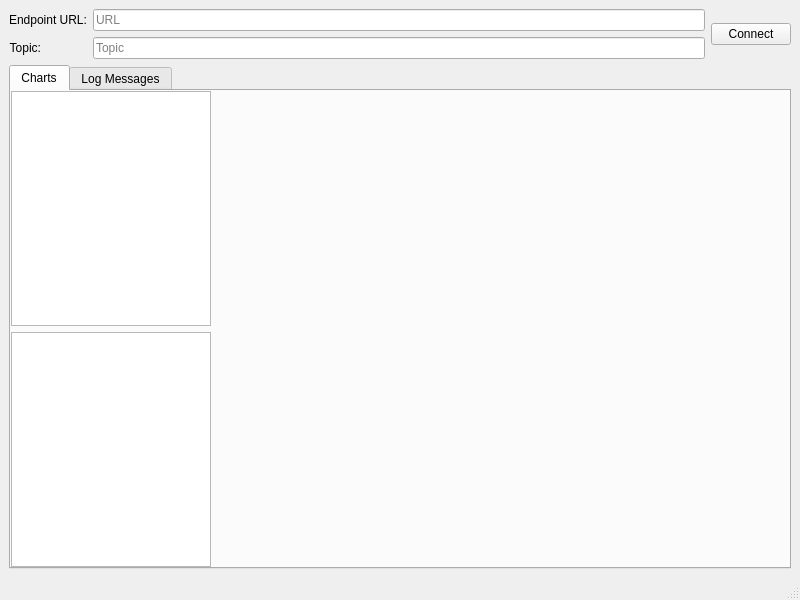
<?xml version="1.0" encoding="UTF-8"?>
<ui version="4.0">
 <class>MainWindow</class>
 <widget class="QMainWindow" name="MainWindow">
  <property name="geometry">
   <rect>
    <x>0</x>
    <y>0</y>
    <width>800</width>
    <height>600</height>
   </rect>
  </property>
  <property name="windowTitle">
   <string>MainWindow</string>
  </property>
  <widget class="QWidget" name="centralwidget">
   <layout class="QVBoxLayout" name="verticalLayout_2">
    <item>
     <layout class="QHBoxLayout" name="horizontalLayout">
      <item>
       <layout class="QFormLayout" name="formLayout">
        <item row="0" column="0">
         <widget class="QLabel" name="label">
          <property name="text">
           <string>Endpoint URL:</string>
          </property>
         </widget>
        </item>
        <item row="0" column="1">
         <widget class="QLineEdit" name="endpointline">
          <property name="minimumSize">
           <size>
            <width>400</width>
            <height>0</height>
           </size>
          </property>
          <property name="placeholderText">
           <string>URL</string>
          </property>
         </widget>
        </item>
        <item row="1" column="0">
         <widget class="QLabel" name="label_2">
          <property name="text">
           <string>Topic:</string>
          </property>
          <property name="alignment">
           <set>Qt::AlignRight|Qt::AlignTrailing|Qt::AlignVCenter</set>
          </property>
         </widget>
        </item>
        <item row="1" column="1">
         <widget class="QLineEdit" name="topicline">
          <property name="minimumSize">
           <size>
            <width>400</width>
            <height>0</height>
           </size>
          </property>
          <property name="placeholderText">
           <string>Topic</string>
          </property>
         </widget>
        </item>
       </layout>
      </item>
      <item>
       <widget class="QPushButton" name="connectButton">
        <property name="text">
         <string>Connect</string>
        </property>
        <property name="checkable">
         <bool>true</bool>
        </property>
       </widget>
      </item>
     </layout>
    </item>
    <item>
     <layout class="QGridLayout" name="gridLayout">
      <item row="0" column="0">
       <widget class="QTabWidget" name="tabWidget">
        <property name="currentIndex">
         <number>0</number>
        </property>
        <widget class="QWidget" name="tab">
         <attribute name="title">
          <string>Charts</string>
         </attribute>
         <layout class="QVBoxLayout" name="verticalLayout_3">
          <property name="leftMargin">
           <number>0</number>
          </property>
          <property name="topMargin">
           <number>0</number>
          </property>
          <property name="rightMargin">
           <number>0</number>
          </property>
          <property name="bottomMargin">
           <number>0</number>
          </property>
          <item>
           <layout class="QGridLayout" name="gridLayout_2">
            <item row="0" column="1">
             <widget class="QCustomPlot" name="FullChart" native="true"/>
            </item>
            <item row="1" column="1">
             <widget class="QCustomPlot" name="SequenceChart" native="true"/>
            </item>
            <item row="1" column="0">
             <widget class="QListView" name="SequenceChartSeriesList">
              <property name="maximumSize">
               <size>
                <width>200</width>
                <height>16777215</height>
               </size>
              </property>
              <property name="alternatingRowColors">
               <bool>true</bool>
              </property>
             </widget>
            </item>
            <item row="0" column="0">
             <widget class="QListView" name="FullChartSeriesList">
              <property name="maximumSize">
               <size>
                <width>200</width>
                <height>16777215</height>
               </size>
              </property>
              <property name="alternatingRowColors">
               <bool>true</bool>
              </property>
             </widget>
            </item>
           </layout>
          </item>
         </layout>
        </widget>
        <widget class="QWidget" name="tab_2">
         <attribute name="title">
          <string>Log Messages</string>
         </attribute>
         <layout class="QVBoxLayout" name="verticalLayout">
          <property name="leftMargin">
           <number>0</number>
          </property>
          <property name="topMargin">
           <number>0</number>
          </property>
          <property name="rightMargin">
           <number>0</number>
          </property>
          <property name="bottomMargin">
           <number>0</number>
          </property>
          <item>
           <widget class="QPlainTextEdit" name="logMessageArea">
            <property name="readOnly">
             <bool>true</bool>
            </property>
           </widget>
          </item>
         </layout>
        </widget>
       </widget>
      </item>
     </layout>
    </item>
   </layout>
  </widget>
  <widget class="QMenuBar" name="menubar">
   <property name="geometry">
    <rect>
     <x>0</x>
     <y>0</y>
     <width>800</width>
     <height>22</height>
    </rect>
   </property>
  </widget>
  <widget class="QStatusBar" name="statusbar"/>
 </widget>
 <customwidgets>
  <customwidget>
   <class>QCustomPlot</class>
   <extends>QWidget</extends>
   <header>qcustomplot.h</header>
   <container>1</container>
  </customwidget>
 </customwidgets>
 <resources/>
 <connections/>
</ui>
